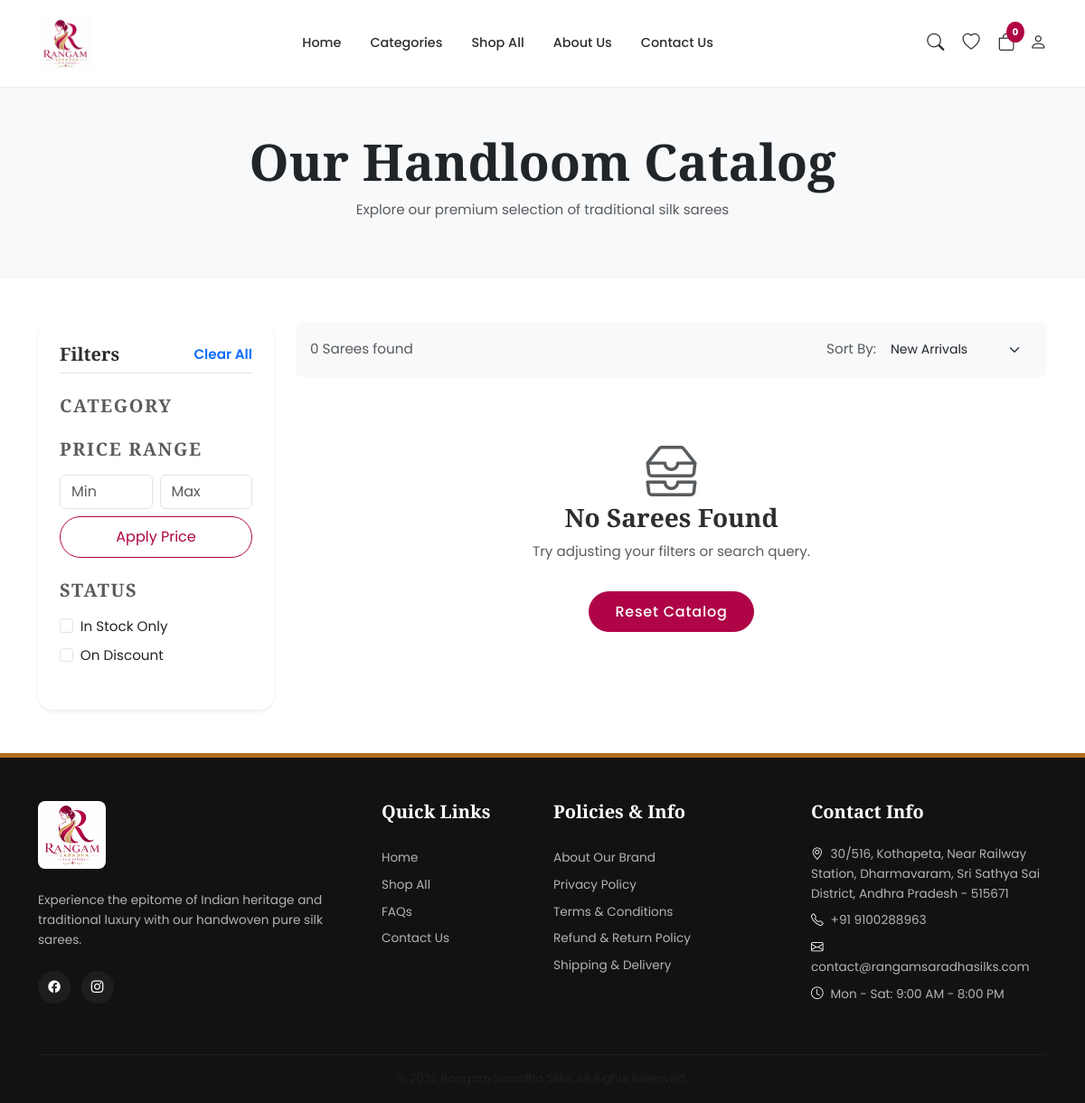
The app's page /shop/ with its own data.
### home/models.py (models this page shows, shortened)
class ContactInfo(models.Model):
    phone = models.CharField(max_length=20, default="+91 98765 43210")
    email = models.EmailField(default="contact@rangamsaradhasilk.com")
    address = models.TextField(default="123 Silk Street, Kanchipuram, Tamil Nadu, India")
    google_map_iframe = models.TextField(blank=True, null=True, help_text="Paste full <iframe> embed tag from Google Maps")
    working_hours = models.CharField(max_length=100, default="Mon - Sat: 9:00 AM - 8:00 PM")
    facebook_url = models.URLField(blank=True, null=True)
    instagram_url = models.URLField(blank=True, null=True)
    youtube_url = models.URLField(blank=True, null=True)
    twitter_url = models.URLField(blank=True, null=True)
    pinterest_url = models.URLField(blank=True, null=True)
    class Meta:
        verbose_name = "Contact Info"
        verbose_name_plural = "Contact Info"

### shop/views.py (the view)
# urls.py: path('', views.catalog, name='catalog'),
def catalog(request):
    products = Product.objects.filter(is_active=True).prefetch_related('images', 'categories')
    query = request.GET.get('q')
    if query:
        products = products.filter(
            Q(name__icontains=query) |
            Q(description__icontains=query) |
            Q(tags__icontains=query)
        )
    category_slug = request.GET.get('category')
    if category_slug:
        products = products.filter(categories__slug=category_slug)
    collection_id = request.GET.get('collection')
    if collection_id:
        products = products.filter(collection_id=collection_id)
    color = request.GET.get('color')
    if color:
        products = products.filter(color__iexact=color)
    fabric = request.GET.get('fabric')
    if fabric:
        products = products.filter(fabric__iexact=fabric)
    occasion = request.GET.get('occasion')
    if occasion:
        products = products.filter(occasion__iexact=occasion)
    min_price = request.GET.get('min_price')
    max_price = request.GET.get('max_price')
    if min_price:
        products = products.filter(offer_price__gte=min_price)
    if max_price:
        products = products.filter(offer_price__lte=max_price)
    availability = request.GET.get('stock')
    if availability == 'in_stock':
        products = products.filter(stock__gt=0)
    discount = request.GET.get('discount')
    if discount == 'yes':
        products = products.filter(discount_percentage__gt=0)
    sort_by = request.GET.get('sort', '-created_at')
    if sort_by == 'price_low':
        products = products.order_by('offer_price')
    elif sort_by == 'price_high':
        products = products.order_by('-offer_price')
    elif sort_by == 'popular':
        products = products.order_by('-is_trending')
    else:
        products = products.order_by('-created_at')
    categories = Category.objects.filter(is_active=True)
    collections = Collection.objects.filter(is_active=True)
    colors = Product.objects.filter(is_active=True).values_list('color', flat=True).distinct()
    fabrics = Product.objects.filter(is_active=True).values_list('fabric', flat=True).distinct()
    occasions = Product.objects.filter(is_active=True).values_list('occasion', flat=True).distinct()
    colors = [c for c in colors if c]
    fabrics = [f for f in fabrics if f]
    occasions = [o for o in occasions if o]
    context = {
        'products': products,
        'categories': categories,
        'collections': collections,
        'colors': colors,
        'fabrics': fabrics,
        'occasions': occasions,
        'current_filters': request.GET,
    }
    return render(request, 'shop/catalog.html', context)

### home/templates/shop/catalog.html (shortened to what this page needs)
{% extends 'base.html' %}
{% load static %}
{% block content %}
<section class="section-luxury bg-light py-5">
    <div class="container text-center">
        <h1 class="font-heading display-4 text-dark mb-0">Our Handloom Catalog</h1>
        <p class="text-muted mt-2">Explore our premium selection of traditional silk sarees</p>
    </div>
</section>
<section class="py-5">
    <div class="container">
        <div class="row g-4">
            <div class="col-lg-3">
                <div class="card border-0 shadow-sm p-4" style="border-radius: 16px;">
                    <div class="d-flex justify-content-between align-items-center mb-4 pb-2 border-bottom">
                        <h4 class="font-heading fs-5 mb-0">Filters</h4>
                        <a href="{% url 'shop:catalog' %}" class="text-decoration-none text-primary fs-7 fw-semibold">Clear All</a>
                    </div>
                    <form action="{% url 'shop:catalog' %}" method="GET">
                        <div class="mb-4">
                            <h5 class="fw-bold fs-7 text-uppercase text-muted mb-3" style="letter-spacing: 0.08em;">Category</h5>
                        </div>
                        <div class="mb-4">
                            <h5 class="fw-bold fs-7 text-uppercase text-muted mb-3" style="letter-spacing: 0.08em;">Price Range</h5>
                            <div class="d-flex gap-2">
                                <input type="number" name="min_price" class="form-control fs-7" placeholder="Min" value="{{ current_filters.min_price }}">
                                <input type="number" name="max_price" class="form-control fs-7" placeholder="Max" value="{{ current_filters.max_price }}">
                            </div>
                            <button class="btn btn-outline-primary w-100 fs-7 mt-2" type="submit">Apply Price</button>
                        </div>
                        <div class="mb-4">
                            <h5 class="fw-bold fs-7 text-uppercase text-muted mb-3" style="letter-spacing: 0.08em;">Status</h5>
                            <div class="form-check mb-2">
                                <input class="form-check-input" type="checkbox" name="stock" value="in_stock" id="filter-stock" {% if current_filters.stock == 'in_stock' %}checked{% endif %} onchange="this.form.submit()">
                                <label class="form-check-label text-dark fs-7" for="filter-stock">
                                    In Stock Only
                                </label>
                            </div>
                            <div class="form-check mb-2">
                                <input class="form-check-input" type="checkbox" name="discount" value="yes" id="filter-discount" {% if current_filters.discount == 'yes' %}checked{% endif %} onchange="this.form.submit()">
                                <label class="form-check-label text-dark fs-7" for="filter-discount">
                                    On Discount
                                </label>
                            </div>
                        </div>
                    </form>
                </div>
            </div>
            <div class="col-lg-9">
                <div class="d-flex flex-wrap justify-content-between align-items-center mb-4 bg-light p-3 rounded-3 gap-2">
                    <span class="text-muted fs-7">{{ products|length }} Sarees found</span>
                    <div class="d-flex align-items-center gap-2">
                        <label for="sortBy" class="text-muted fs-7 text-nowrap mb-0">Sort By:</label>
                        <select id="sortBy" class="form-select form-select-sm fs-7 border-0" style="background-color: transparent;" onchange="location = this.value;">
                            <option value="?sort=new" {% if current_filters.sort == 'new' or not current_filters.sort %}selected{% endif %}>New Arrivals</option>
                        </select>
                    </div>
                </div>
                {% if products %}
                <div class="row g-4">
                    {% for product in products %}
                    <div class="col-6 col-md-4">
                        {% include 'shop/components/product_card.html' with product=product %}
                    </div>
                    {% endfor %}
                </div>
                {% else %}
                <div class="text-center py-5">
                    <i class="bi bi-inboxes text-muted display-4 mb-3"></i>
                    <h3 class="font-heading">No Sarees Found</h3>
                    <p class="text-muted">Try adjusting your filters or search query.</p>
                    <a href="{% url 'shop:catalog' %}" class="btn btn-primary mt-3">Reset Catalog</a>
                </div>
                {% endif %}
            </div>
        </div>
    </div>
</section>
{% endblock %}

### home/templates/base.html (shortened to what this page needs)
{% load static %}
<!DOCTYPE html>
<html lang="en">
<head>
    <link href="https://cdn.jsdelivr.net/npm/bootstrap@5.3.0/dist/css/bootstrap.min.css" rel="stylesheet">
    <link rel="stylesheet" href="https://cdn.jsdelivr.net/npm/bootstrap-icons@1.11.1/font/bootstrap-icons.css">
    <link rel="stylesheet" href="{% static 'css/theme.css' %}">
</head>
<body>
    <nav class="navbar navbar-expand-lg navbar-premium sticky-top">
        <div class="container">
            <a class="navbar-brand d-flex align-items-center" href="{% url 'home:index' %}">
                {% if site_settings.logo %}
                <img src="{{ site_settings.logo.url }}" alt="{{ site_settings.website_name }}" style="max-height: 60px;">
                {% else %}
                <img src="{% static 'images/logo.jpg' %}" alt="{{ site_settings.website_name }}" style="max-height: 60px;">
                {% endif %}
            </a>
            <div class="collapse navbar-collapse" id="navbarContent">
                <ul class="navbar-nav mx-auto mb-2 mb-lg-0">
                    <li class="nav-item">
                        <a class="nav-link" href="{% url 'home:index' %}">Home</a>
                    </li>
                    <li class="nav-item dropdown">
                        <a class="nav-link" href="#" role="button" data-bs-toggle="dropdown" aria-expanded="false">
                            Categories
                        </a>
                    </li>
                    <li class="nav-item">
                        <a class="nav-link" href="{% url 'shop:catalog' %}">Shop All</a>
                    </li>
                    <li class="nav-item">
                        <a class="nav-link" href="{% url 'home:cms_page' slug='about-us' %}">About Us</a>
                    </li>
                    <li class="nav-item">
                        <a class="nav-link" href="{% url 'home:contact' %}">Contact Us</a>
                    </li>
                </ul>
                <div class="navbar-icons d-flex align-items-center">
                    <a href="#" data-bs-toggle="modal" data-bs-target="#searchModal" title="Search">
                        <i class="bi bi-search"></i>
                    </a>
                    <a href="{% url 'accounts:wishlist' %}" title="Wishlist">
                        <i class="bi bi-heart"></i>
                    </a>
                    <a href="{% url 'shop:cart_detail' %}" class="position-relative" title="Shopping Cart">
                        <i class="bi bi-bag"></i>
                        <span class="badge-count">{{ cart_count }}</span>
                    </a>
                    {% if user.is_authenticated or is_admin_logged_in %}
                    <div class="dropdown d-inline">
                        <a class="dropdown-toggle no-arrow ms-3" href="#" role="button" data-bs-toggle="dropdown" aria-expanded="false">
                            <i class="bi bi-person-circle"></i>
                        </a>
                        <ul class="dropdown-menu dropdown-menu-end border-0 shadow-sm">
                            {% if is_admin_logged_in %}
                            <li><a class="dropdown-item fw-bold text-primary" href="/admin/"><i class="bi bi-speedometer2 me-2"></i>Admin Panel</a></li>
                            {% endif %}
                            {% if user.is_authenticated %}
                            <li><a class="dropdown-item" href="{% url 'accounts:profile' %}">My Profile</a></li>
                            <li><a class="dropdown-item" href="{% url 'accounts:wishlist' %}">My Wishlist</a></li>
                            <li><a class="dropdown-item" href="{% url 'accounts:profile' %}#orders">Order History</a></li>
                            {% endif %}
                            <li><hr class="dropdown-divider"></li>
                            {% if user.is_authenticated %}
                            <li><a class="dropdown-item text-danger" href="{% url 'accounts:logout' %}"><i class="bi bi-box-arrow-right me-2"></i>Logout Site</a></li>
                            {% endif %}
                            {% if is_admin_logged_in %}
                            <li><a class="dropdown-item text-danger" href="/admin/logout/"><i class="bi bi-box-arrow-right me-2"></i>Logout Admin</a></li>
                            {% endif %}
                        </ul>
                    </div>
                    {% else %}
                    <a href="{% url 'accounts:login' %}" title="Login / Register" class="ms-3">
                        <i class="bi bi-person"></i>
                    </a>
                    {% endif %}
                </div>
            </div>
        </div>
    </nav>
    {% block content %}
    {% endblock %}
    <footer class="footer-luxury pt-5 pb-3">
        <div class="container">
            <div class="row g-4">
                <div class="col-md-4">
                    <div class="mb-4">
                        {% if site_settings.logo %}
                        <img src="{{ site_settings.logo.url }}" alt="{{ site_settings.website_name }}" style="max-height: 75px;">
                        {% else %}
                        <img src="{% static 'images/logo.jpg' %}" alt="{{ site_settings.website_name }}" style="max-height: 75px; border-radius: 8px;">
                        {% endif %}
                    </div>
                    <p class="mb-4">{{ site_settings.meta_description|default:"Experience the epitome of Indian heritage and traditional luxury with our handwoven pure silk sarees." }}</p>
                    <div class="footer-social-icons">
                        {% if contact_info.facebook_url %}<a href="{{ contact_info.facebook_url }}"><i class="bi bi-facebook"></i></a>{% endif %}
                        {% if contact_info.instagram_url %}<a href="{{ contact_info.instagram_url }}"><i class="bi bi-instagram"></i></a>{% endif %}
                    </div>
                </div>
                <div class="col-md-2">
                    <h5>Quick Links</h5>
                    <ul class="list-unstyled">
                        <li><a href="{% url 'home:index' %}" class="d-block py-1">Home</a></li>
                        <li><a href="{% url 'shop:catalog' %}" class="d-block py-1">Shop All</a></li>
                        <li><a href="{% url 'home:faq' %}" class="d-block py-1">FAQs</a></li>
                        <li><a href="{% url 'home:contact' %}" class="d-block py-1">Contact Us</a></li>
                    </ul>
                </div>
                <div class="col-md-3">
                    <h5>Policies & Info</h5>
                    <ul class="list-unstyled">
                        <li><a href="/page/about-us/" class="d-block py-1">About Our Brand</a></li>
                        <li><a href="/page/privacy-policy/" class="d-block py-1">Privacy Policy</a></li>
                        <li><a href="/page/terms-conditions/" class="d-block py-1">Terms & Conditions</a></li>
                        <li><a href="/page/refund-policy/" class="d-block py-1">Refund & Return Policy</a></li>
                        <li><a href="/page/shipping-policy/" class="d-block py-1">Shipping & Delivery</a></li>
                    </ul>
                </div>
                <div class="col-md-3">
                    <h5>Contact Info</h5>
                    <p class="mb-2"><i class="bi bi-geo-alt me-2 text-white"></i>{{ contact_info.address }}</p>
                    <p class="mb-2"><i class="bi bi-telephone me-2 text-white"></i>{{ contact_info.phone }}</p>
                    <p class="mb-2"><i class="bi bi-envelope me-2 text-white"></i>{{ contact_info.email }}</p>
                    <p class="mb-2"><i class="bi bi-clock me-2 text-white"></i>{{ contact_info.working_hours }}</p>
                </div>
            </div>
            <div class="footer-bottom mt-5 pt-3 text-center text-muted">
                <p class="mb-0">&copy; 2026 {{ site_settings.website_name }}. All Rights Reserved.</p>
            </div>
        </div>
    </footer>
</body>
</html>

### records on screen
ContactInfo: address "30/516, Kothapeta, Near Railway Station, Dharmavaram, Sri Sathya Sai District, Andhra Pradesh - 515671", phone "+91 9100288963", email "contact@rangamsaradhasilks.com", working_hours "Mon - Sat: 9:00 AM - 8:00 PM"

### other values on screen
{{ cart_count }} "0"
{{ products|length }} "0"
